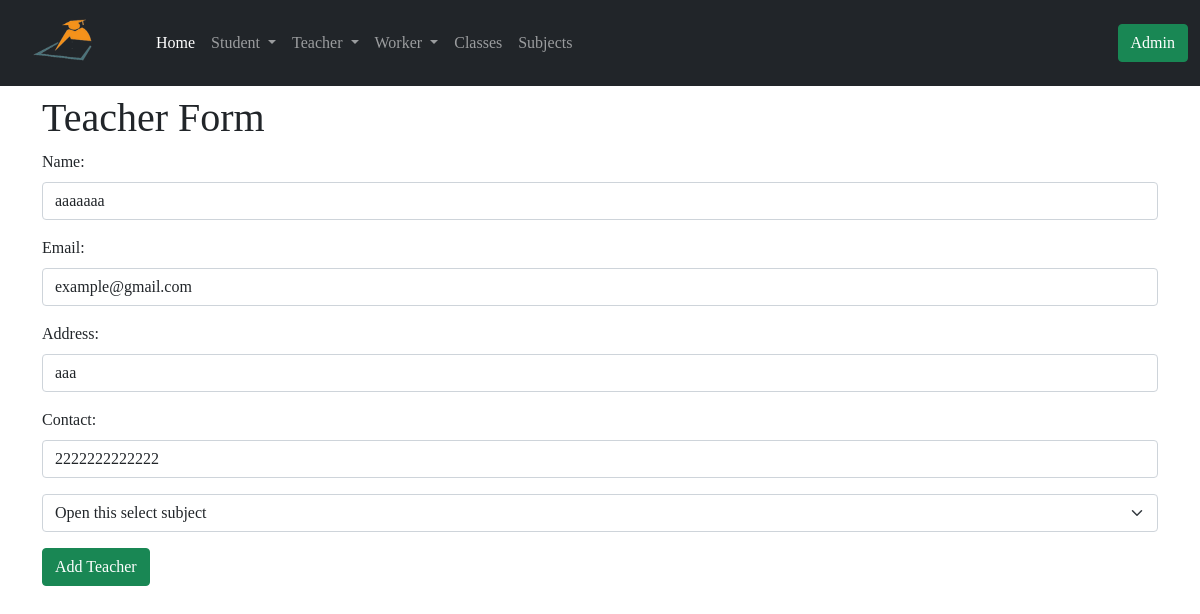
/update_teacher/1, run on an earlier commit of the app's database.
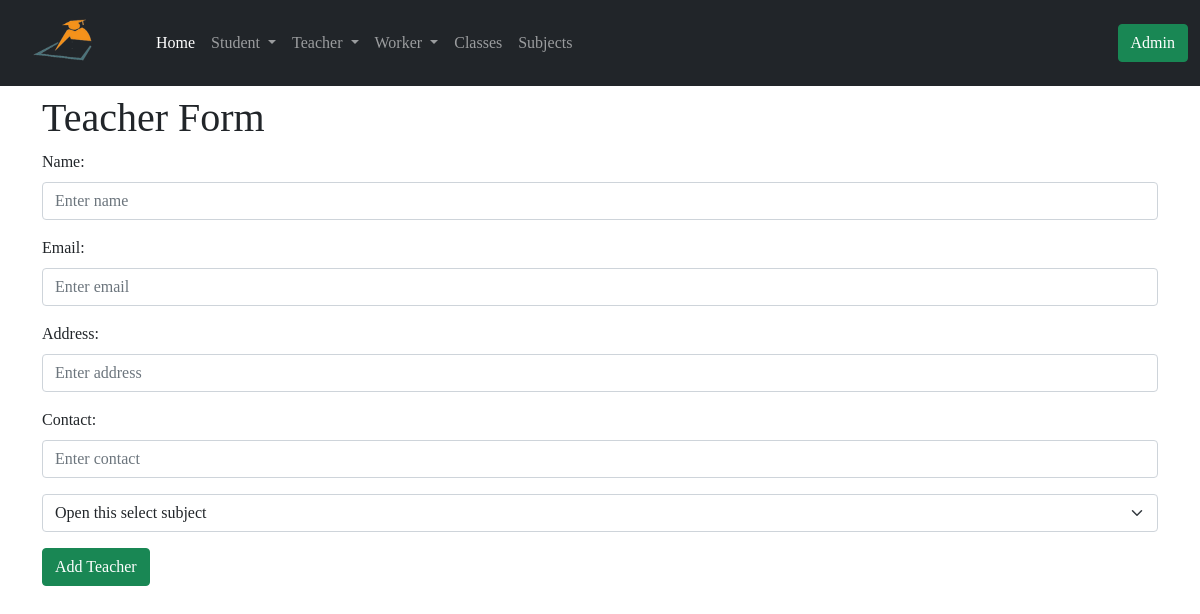
And on a later commit of the database.
### app/models.py (models this page shows, shortened)
class Teacher(db.Model):
    id = db.Column(db.Integer, primary_key=True)
    tech_name = db.Column(db.String(64), index=True)
    email = db.Column(db.String(64), index=True)
    tech_address = db.Column(db.String(128), index=True)
    tech_contact = db.Column(db.String(64), index=True)
    join_date = db.Column(db.DateTime, default=datetime.utcnow())
    admin_id = db.Column(db.Integer, db.ForeignKey('admin.id'))
    tech_subject = db.Column(db.Integer, db.ForeignKey('subject.id'))

### app/routes.py (the view, shortened to what this page needs)
@app.route('/update_teacher/<id>', methods=['GET', 'POST'])
def update_teacher(id):
    subjects = Subject.query.all()
    teacher = Teacher.query.filter_by(id=id).first()
    return render_template('add_teacher.html', title='Update Teacher', teacher=teacher, subjects=subjects)

### app/models.py (called while the page is built)
    def __repr__(self):
        return 'Subject {}'.format(self.sub_name)

### app/templates/add_teacher.html (shortened to what this page needs)
{% extends 'base.html' %}
{% block content %}
<div class="container mt-2">
<h1>Teacher Form</h1>
<form method="POST">
    <div class="mb-3">
      <label for="Inputname" class="form-label">Name:</label>
      <input type="text" class="form-control" name="tech_name" value="{{teacher.tech_name}}" id="Inputname" placeholder="Enter name" required>
    </div>
    <div class="mb-3">
        <label for="Inputname" class="form-label">Email:</label>
        <input type="email" class="form-control" name="email" value="{{teacher.email}}" id="Inputname" placeholder="Enter email" required>
    </div>
    <div class="mb-3">
        <label for="Inputaddress" class="form-label">Address:</label>
        <input type="text" class="form-control" name="tech_address" value="{{teacher.tech_address}}" id="Inputaddress" placeholder="Enter address" required>
    </div>
    <div class="mb-3">
        <label for="Inputcontact" class="form-label">Contact:</label>
        <input type="tel" class="form-control" name="tech_contact" value="{{teacher.tech_contact}}" id="Inputcontact" placeholder="Enter contact" required>
    </div>
    <div class="mb-3">
        <select class="form-select" name="tech_subject"  aria-label="Default select example">
            <option selected>Open this select subject</option>
          </select>
    </div>
    <button type="submit" class="btn btn-success">Add Teacher</button>
  </form>
</div>
{% endblock %}

What changed in the data, as far as the page shows it:
removed Teacher: tech_name "aaaaaaa", email "example@gmail.com", tech_address "aaa", tech_contact "2222222222222"
